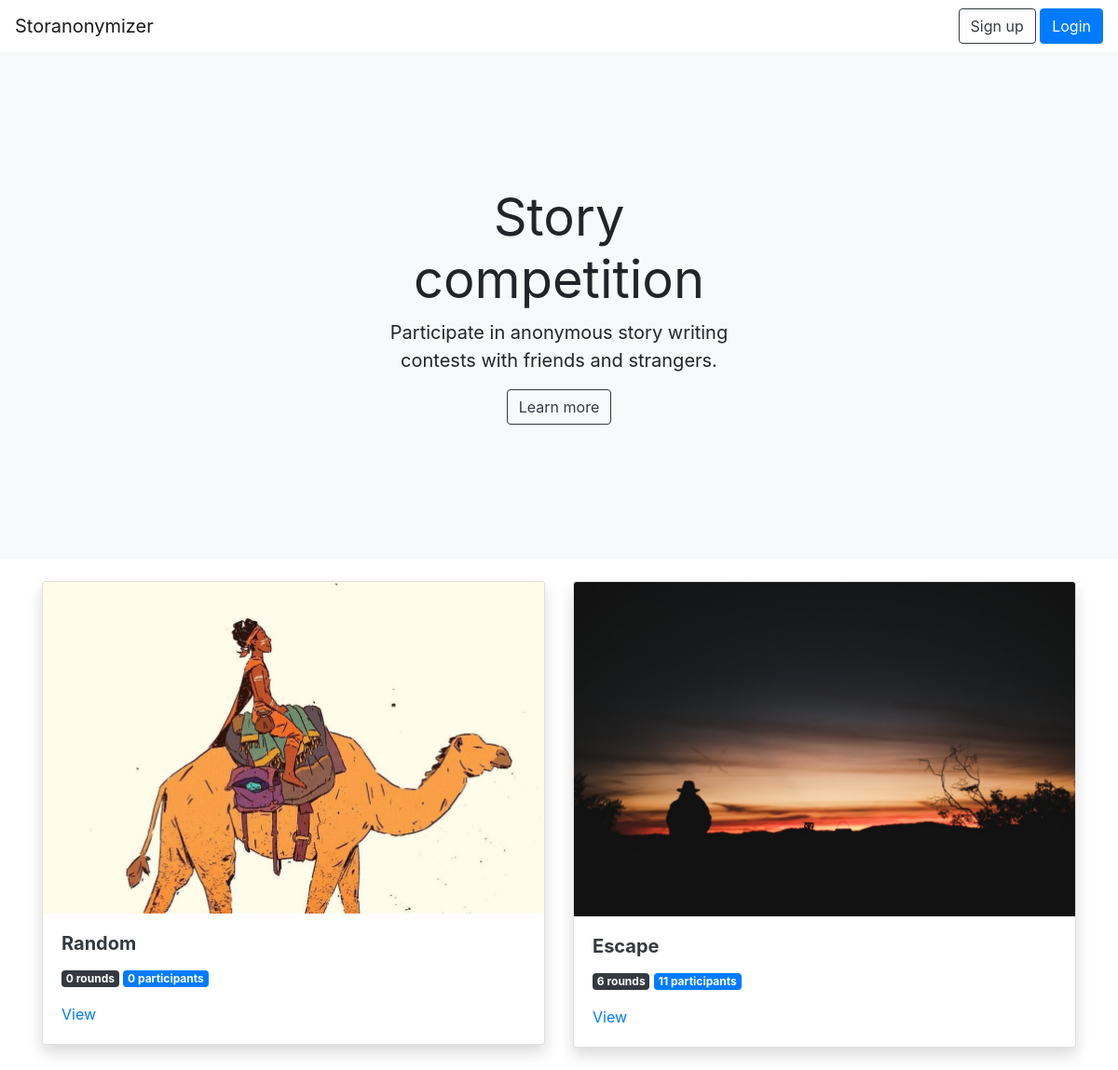
The page / on the database its author committed.
### storanonymizer/models.py (models this page shows, shortened)
class Story(db.Model):
    id = db.Column(db.Integer, primary_key=True)
    code = db.Column(db.String(), unique=True)
    name = db.Column(db.String())
    user_id = db.Column(db.Integer, db.ForeignKey("user.id"))
    rounds = db.relationship("Round", backref="story", lazy="select")

### storanonymizer/views.py (the view)
@app.route("/")
def index():
    stories = models.Story.query.all()
    stories.reverse()
    for s in stories:
        contributors = []
        for r in s.rounds:
            for c in r.contributions:
                if c.author_id not in contributors:
                    contributors.append(c.author_id)
        s.contributors = contributors
    return render_template("home.html", stories=stories)

### storanonymizer/templates/home.html
{% extends "base.html" %}
{% block content %}
{% if current_user.is_authenticated %}
<div class="position-relative overflow-hidden p-3 p-md-5 text-center bg-light">
	<div class="col-md-6 p-lg-5 mx-auto my-2">
		<h3>Welcome back, {{ current_user.name }}</h3>
		<p class="font-weight-normal">You can create a new story or contribute to one of the existing stories.</p>
		<a class="btn btn-success" href="{{ url_for('new_story') }}">Create new story</a>
	</div>
</div>
{% else %}
<div class="position-relative overflow-hidden p-3 p-md-5 text-center bg-light">
	<div class="col-md-5 p-lg-5 mx-auto my-5">
		<h1 class="display-4 font-weight-normal">Story competition</h1>
		<p class="lead font-weight-normal">Participate in anonymous story writing contests with friends and strangers.</p>
		<a class="btn btn-outline-dark" href="#">Learn more</a>
	</div>
</div>
{% endif %}
<div class="container mt-4">
	<div class="row justify-content-center">
		{% for s in stories %}
		<div class="col-12 col-md-6 mb-4">
			<div class="card shadow">
				<a href="{{ url_for('story', story_code=s.code) }}"><img class="card-img-top" src="{{ url_for('static', filename=s.name + '.jpeg') }}"></a>
				<div class="card-body">
					<h5 class="card-title"><a class="text-dark font-weight-bold" href="{{ url_for('story', story_code=s.code) }}">{{ s.name }}</a></h5>
					<p class="card-text"><span class="badge badge-dark">{{ s.rounds|length }} rounds</span> <span class="badge badge-primary">{{ s.contributors|length }} participants</span></p>
					<a href="{{ url_for('story', story_code=s.code) }}" class="card-link">View</a>
				</div>
			</div>
		</div>
		{% endfor %}
	</div>
</div>
{% endblock %}

### storanonymizer/templates/base.html (shortened to what this page needs)
<!doctype html>
<html lang="en">
	<head>
		<link rel="stylesheet" href="https://stackpath.bootstrapcdn.com/bootstrap/4.2.1/css/bootstrap.min.css">
	</head>
	<body>
		<nav class="navbar navbar-light bg-white shadow-sm">
			<a href="{{ url_for('index') }}" class="navbar-brand">Storanonymizer</a>
			<div class="dropdown dropleft">
				{% if current_user.is_authenticated %}
				<button class="btn btn-outline-secondary dropdown-toggle" type="button" id="userMenu" data-toggle="dropdown" aria-haspopup="true" aria-expanded="false">
					{{ current_user.name }}
				</button>
				<div class="dropdown-menu" aria-labelledby="userMenu">
					<a class="dropdown-item" href="{{ url_for('my_stories') }}">Your stories</a>
					<a class="dropdown-item" href="{{ url_for('my_contributions') }}">Your contributions</a>
					<a class="dropdown-item text-danger" href="{{ url_for('logout') }}">Log out</a>
				</div>
				{% else %}
				<div>
					<a class="btn btn-outline-dark" href="{{ url_for('register') }}">Sign up</a>
					<a class="btn btn-primary" href="{{ url_for('login') }}">Login</a>
				</div>
				{% endif %}
			</div>
		</nav>
		{% block content %}{% endblock %}
	</body>
</html>

### rows shown on the page
Story: name (picture), name "Random", rounds|length "0", contributors|length "0"
Story: name (picture), name "Escape", rounds|length "6", contributors|length "11"
